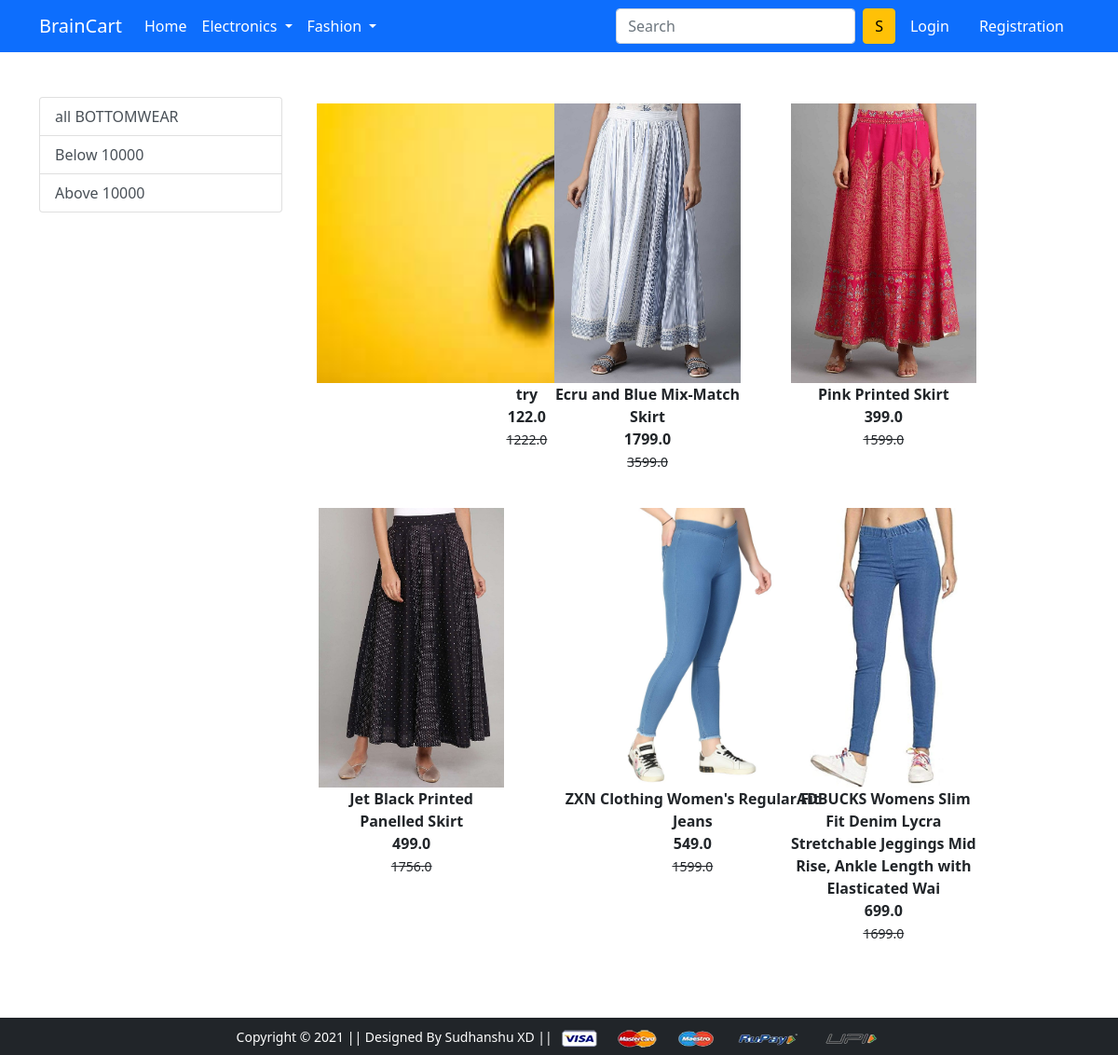
The app's page /BOTTOMWEAR/ with its own data.
### app/models.py (models this page shows, shortened)
class Product(models.Model):
    title = models.CharField(max_length=100)
    selling_price = models.FloatField()
    discounted_price = models.FloatField()
    description = models.TextField()
    brand = models.CharField(max_length=100)
    category = models.CharField(choices=CATEGORY_CHOICES, max_length=2)
    product_image = models.ImageField(upload_to ='productimg')

### app/views.py (the view)
# urls.py: path('BOTTOMWEAR/', views.BOTTOMWEAR, name='BOTTOMWEAR'),
def BOTTOMWEAR(request, data=None):
    if data == None:
        BOTTOMWEARs=Product.objects.filter(category='BW')
    elif data =='below':
        BOTTOMWEARs=Product.objects.filter(category='BW').filter(discounted_price__lt=10000)
    elif data =='above':
        BOTTOMWEARs=Product.objects.filter(category='BW').filter(discounted_price__gt=12999)
    return render(request, 'app/BOTTOMWEAR.html',{
        'BOTTOMWEARs':BOTTOMWEARs
    })

### app/templates/app/BOTTOMWEAR.html (shortened to what this page needs)
{% extends 'app/base.html' %}
{% load static %}
{% block main-content %}
<div class="container my-5">
 <div class="row">
  <div class="col-sm-3">
   <div class="list-group">
       <a href="{% url 'BOTTOMWEAR' %}" class="list-group-item list-group-item-action" aria-current="true">all BOTTOMWEAR</a>
       <a href="{% url 'BOTTOMWEARdata' 'below' %}" class="list-group-item list-group-item-action" aria-current="true">Below 10000</a>
       <a href="{% url 'BOTTOMWEARdata' 'above' %}" class="list-group-item list-group-item-action" aria-current="true">Above 10000</a>
   </div>
  </div>
  <div class="col-sm-8 ">
   <div class="row">
       {% for product in BOTTOMWEARs %}
       <div class="col-sm-4 text-center mb-4">
           <a href="{% url 'product-detail' product.id %}" class="btn">
               <div class="item">
                   <img src="{{product.product_image.url}}" alt="" height="300" class="">
                   <div class="fw-bold">{{product.title}}</div>
                   <div class="fw-bold">{{product.discounted_price}}</div>
                   <small class="fw-light text-decoration-line-through">
                       {{product.selling_price}}
                   </small>
               </div>
           </a>
       </div>
       {% endfor %}
   </div>
  </div>
 </div>
</div>
{% endblock main-content %}

### records on screen
Product: product_image (picture), title "try", discounted_price "122.0", selling_price "1222.0"
Product: product_image (picture), title "Ecru and Blue Mix-Match Skirt", discounted_price "1799.0", selling_price "3599.0"
Product: product_image (picture), title "Pink Printed Skirt", discounted_price "399.0", selling_price "1599.0"
Product: product_image (picture), title "Jet Black Printed Panelled Skirt", discounted_price "499.0", selling_price "1756.0"
Product: product_image (picture), title "ZXN Clothing Women's Regular Fit Jeans", discounted_price "549.0", selling_price "1599.0"
Product: product_image (picture), title "ADBUCKS Womens Slim Fit Denim Lycra Stretchable Jeggings Mid Rise, Ankle Length with Elasticated Wai", discounted_price "699.0", selling_price "1699.0"
